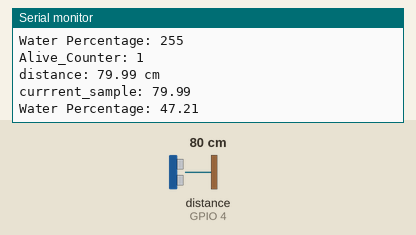
Bench run of a sketch on a simulated ESP8266 (NodeMCU). Shown: the last lines printed to the serial monitor. Wiring (inferred from the names in the program): ultrasonic range finder: trigger GPIO 5; echo GPIO 4. The inputs (shaded band) are chosen by the test bench; at power-on: distance to the obstacle (sensor on GPIO 4) 80 cm. The echo pulse lasts 58.3 µs per cm; WiFi joins after 1.5 s; servers stay silent unless stated.

Above: at 2.7 s.
2.8 s: distance to the obstacle (sensor on GPIO 4) set to 2 cm
At 3.2 s:
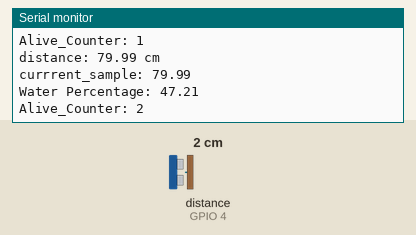
4.3 s: distance to the obstacle (sensor on GPIO 4) set to 4 cm
At 4.45 s:
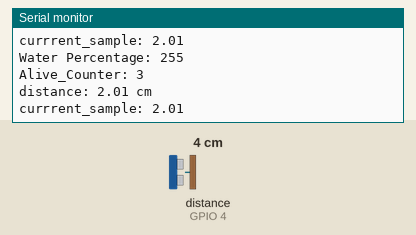
Timing chart, 0 to 7.3 s (numbered marks = the images above; inputs shaded):
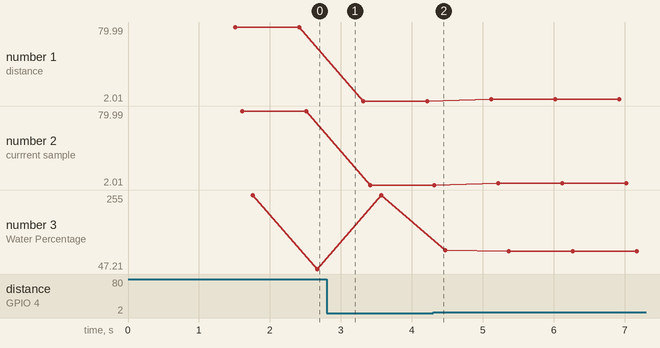

Measured:
- plotted number 1: 79.99 → 2.01 after the input at 2.8 s, 2.01 → 4.01 after the input at 4.3 s
- plotted number 2: 79.99 → 2.01 after the input at 2.8 s, 2.01 → 4.01 after the input at 4.3 s
- plotted number 3: 255 → 97.35 after the input at 4.3 s

The sketch:

HC_SR04_GPIO_ESP8266_Sump.ino
```cpp
#include <Arduino.h>
#if defined(ESP32)
  #include <WiFi.h>
#elif defined(ESP8266)
  #include <ESP8266WiFi.h>
#endif
#include <Firebase_ESP_Client.h>

#if (ARDUINO >= 100)
  #include <Arduino.h>
#else
  #include <WProgram.h>
#endif

// Define milliseconds delay for ESP8266 platform
#if defined(ESP8266)

  #include <pgmspace.h>
  #define _delay_ms(ms) delayMicroseconds((ms) * 1000)

// Use _delay_ms from utils for AVR-based platforms
#elif defined(__avr__)
  #include <util/delay.h>

// Use Wiring's delay for compability with another platforms
#else
  #define _delay_ms(ms) delay(ms)
#endif

//Provide the token generation process info.
#include "addons/TokenHelper.h"
//Provide the RTDB payload printing info and other helper functions.
#include "addons/RTDBHelper.h"

#define HC_SR04_I2C_ADDR 0x57

// Insert your network credentials
#define WIFI_SSID "Jio-Yesh"
#define WIFI_PASSWORD "Hanu@123"

// Insert Firebase project API Key
#define API_KEY "AIzaSyAFKTHx10wCs8Lm2MSISzZjmFCuJJe98aw"//sdyxRvAD0Lj7CFn4HQtPfwJucpz10x9GvZBFy3GE

// Insert RTDB URLefine the RTDB URL */
#define DATABASE_URL "water-level-controller-257a1-default-rtdb.firebaseio.com"

// Define connections to sensor
//#define TRIGPIN 12
//#define ECHOPIN 13

#define TRIGPIN 5
#define ECHOPIN 4

#define MAX_TANK_DEPTH 150//in cm
#define ADJUSTER 30//in cm
#define sample_array_size 10 // amount of samples need o be sampled
#define MIN_DETECTION_DIST 3
#define MAX_VALUE 600

#define MAX_ALIVE_COUNTER 999

// Floats to calculate distance
float duration, distance;
float prev_sample, currrent_sample;

//Define Firebase Data object
FirebaseData fbdo;

FirebaseAuth auth;
FirebaseConfig config;

bool signupOK = false;

unsigned long previousMillis = 0;
unsigned long interval = 10000;//10sec

unsigned long previousMillis_error = 0;
unsigned long interval_error = 10000; // 30 sec

int alive_counter = 0;


float Sump_Water_Distance() {

  // Set the trigger pin LOW for 2uS
  digitalWrite(TRIGPIN, LOW);
  delayMicroseconds(2);

  // Set the trigger pin HIGH for 20us to send pulse
  digitalWrite(TRIGPIN, HIGH);
  delayMicroseconds(20);

  // Return the trigger pin to LOW
  digitalWrite(TRIGPIN, LOW);

  // Measure the width of the incoming pulse
  duration = pulseIn(ECHOPIN, HIGH);

  // Determine distance from duration
  // Use 343 metres per second as speed of sound
  // Divide by 1000 as we want millimeters

  //distance = (duration / 2) * 0.343;
  distance = (duration / 2) * 0.0343;

  // Print result to serial monitor
  Serial.print("distance: ");
  Serial.print(distance);
  Serial.println(" cm ");

  // Serial.print("duration: ");
  // Serial.print(duration);
  // Serial.println(" s");

  // Delay before repeating measurement
  delay(100);

  return distance;
}
void firebase_Error_check(String S)
{
  unsigned long currentMillis_error = millis();
  //String S_compare = "token is not ready (revoked or expired)";
  Serial.print("S_error =");
  Serial.println(S);
    // substring(index) looks for the substring from the index position to the end:
  // you can also look for a substring in the middle of a string:
    if (currentMillis_error - previousMillis_error >=interval_error)
    {
      Serial.print(millis());
      Serial.println("Encountered firebase error restarting....");
      //firebase_init();
      //if(firebase_init_counter > max_init_per_start)
      if ((S.substring(0, 5) == "token") && (S.substring(9, 12) == "not")&&(S.substring(13, 18) == "ready")&&(S.substring(31,38) == "expired"))
      {
        Serial.println("Restart ESP");
        ESP.restart();
      }
      previousMillis_error = currentMillis_error;
    }
}
void init_wifi()
{
  WiFi.begin(WIFI_SSID, WIFI_PASSWORD);
  Serial.print("Connecting to Wi-Fi");
  while (WiFi.status() != WL_CONNECTED){
    Serial.print(".");
    delay(300);
  }
  Serial.println();
  Serial.print("Connected with IP: ");
  Serial.println(WiFi.localIP());
  Serial.println();

  WiFi.setAutoReconnect(true);
  WiFi.persistent(true);
}

void setup(){
  Serial.begin(115200);

  // Set pinmodes for sensor connections
  pinMode(ECHOPIN, INPUT);
  pinMode(TRIGPIN, OUTPUT);

  init_wifi();
  /* Assign the api key (required) */
  config.api_key = API_KEY;

  /* Assign the RTDB URL (required) */
  config.database_url = DATABASE_URL;

  /* Sign up */
  if (Firebase.signUp(&config, &auth, "", "")){
    Serial.println("ok");
    signupOK = true;
  }
  else{
    Serial.printf("%s\n", config.signer.signupError.message.c_str());
  }

  /* Assign the callback function for the long running token generation task */
  config.token_status_callback = tokenStatusCallback; //see addons/TokenHelper.h

  Firebase.begin(&config, &auth);
  Firebase.reconnectWiFi(true);
}
void Alive_Counter()
{
  String S_error="";
  alive_counter++;
  if(alive_counter == MAX_ALIVE_COUNTER)
  {
    alive_counter = 0;
  }

  if (Firebase.ready() && signupOK )
    {
      if (Firebase.RTDB.setFloat(&fbdo, "IOT_Control_4Load_mod/AC",alive_counter))
      {
        Serial.print("Alive_Counter: ");
        Serial.println(alive_counter);
      }
      else
      {
        Serial.println(S_error = fbdo.errorReason());
        firebase_Error_check(S_error);
      }
    }
}
void Sampler()
{
  //Start
  int i = 0;
  String S_error="";
  //float data_array[sample_array_size] = {0} , wp = 0;
  float water_percentage = 0;
  float result = 0;

  currrent_sample = Sump_Water_Distance();
  //currrent_sample = HC_SR04_Yesh.ping_cm();

  Serial.print("currrent_sample: ");
  Serial.println(currrent_sample);

  if(currrent_sample < MIN_DETECTION_DIST)
  {
    currrent_sample = 0;
  }
  else if(currrent_sample > MAX_VALUE)
  {
    currrent_sample = 0;
  }
  else
  {
    currrent_sample = currrent_sample;
  }
  result = (currrent_sample - prev_sample);

  if (result > 0)
  {
    result = result;
  }
  else
  {
    result = (result * -1);
  }
  //store it in a variable for uploading to cloud
  if(result < 10)
  {
    water_percentage = (currrent_sample * (0.66));

    if(water_percentage > 100)
    {
      water_percentage = 100;
    }
    else
    {
      water_percentage = water_percentage;
    }
    water_percentage = 100-water_percentage;
    if (Firebase.ready() && signupOK )
    {
      if (Firebase.RTDB.setFloat(&fbdo, "IOT_Control_4Load_mod/WP",water_percentage))
      {
        Serial.print("Water Percentage: ");
        Serial.println(water_percentage);
      }
      else
      {
        Serial.println(S_error = fbdo.errorReason());
        firebase_Error_check(S_error);
      }
    }
  }
  else
  {
    if (Firebase.ready() && signupOK )
    {
      if (Firebase.RTDB.setFloat(&fbdo, "IOT_Control_4Load_mod/WP",255))
      {
        Serial.print("Water Percentage: ");
        Serial.println(255);
      }
      else
      {
        Serial.println(S_error = fbdo.errorReason());
        firebase_Error_check(S_error);
      }
    }
  }
  //Read last 10 input samples and store in array
  // for(i=0;i<sample_array_size;i++)
  // {
  //   data_array[i] = Sump_Water_Distance();
  //   if(data_array[i] > (MAX_TANK_DEPTH + ADJUSTER))
  //   {
  //     data_array[i] = 0.0;
  //   }
  // }

  prev_sample = currrent_sample;
  //Serial.print("prev_sample: ");
  //Serial.println(prev_sample);
  //end
}
void loop()
{
  unsigned long currentMillis = millis();
  Sampler();
  Alive_Counter();
  // if WiFi is down, try reconnecting
  if ((WiFi.status() != WL_CONNECTED) && (currentMillis - previousMillis >=interval))
  {
    Serial.print(millis());
    Serial.println("Reconnecting to WiFi...");
    WiFi.disconnect();
    init_wifi();
    previousMillis = currentMillis;
  }
  delay(500);
}
/*****************************************************************************************************************************************************/
```
